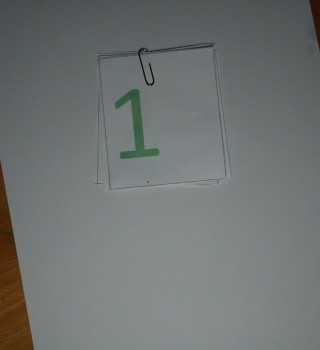
#> input picture images/temp.jpg, 320 x 350 px
$ python intermediate_images.py
#> lines starting #> are read from the running program, lines starting #| are printed output that depends on the picture; after the words box and inside, x2 and y2 are one past the last pixel; in counts of white or black regions, pixels touching at a corner belong together
import cv2
import numpy as np

track_window = None

def show_image(img: np.array, img_name: str = "Image"):
    cv2.imshow(img_name, img)
    cv2.waitKey(0)
    cv2.destroyAllWindows()

def color_segment(img):
    hsv_img = cv2.cvtColor(img, cv2.COLOR_BGR2HSV)
    show_image(hsv_img, "HSV Image")

    # Definir el rango de verde claro en HSV
    lower_green = np.array([40, 30, 20])   # Rango inferior para verde muy oscuro (S y V más bajos)
    upper_green = np.array([80, 255, 255])  # Rango superior para verde claro a verde más oscuro

    # Crear la máscara para el verde claro
    green_mask = cv2.inRange(hsv_img, lower_green, upper_green)
    show_image(green_mask, "Green Mask")

    # Aplicar la máscara para obtener solo el segmento verde
    green_segmented = cv2.bitwise_and(img, img, mask=green_mask)
    show_image(green_segmented, "Green Segmented (Before Dilation)")

    # Definir un kernel para la dilatación
    kernel = np.ones((8, 8), np.uint8)  # Kernel de 8x8
    dilated_mask = cv2.dilate(green_mask, kernel, iterations=1)
    show_image(dilated_mask, "Dilated Mask")

    # Aplicar la máscara dilatada
    green_segmented = cv2.bitwise_and(img, img, mask=dilated_mask)
    show_image(green_segmented, "Green Segmented (After Dilation)")

    return dilated_mask, green_segmented

def extract_number_from_image(green_mask: np.array, img: np.array) -> np.array:
    global track_window
    contours, _ = cv2.findContours(green_mask, cv2.RETR_EXTERNAL, cv2.CHAIN_APPROX_SIMPLE)

    if contours:
        largest_contour = max(contours, key=cv2.contourArea)
        x, y, w, h = cv2.boundingRect(largest_contour)
        track_window = (x, y, w, h)
        cropped_img = img[y:y+h, x:x+w]
        cropped_img_resized = cv2.resize(cropped_img, (264, 264), interpolation=cv2.INTER_LINEAR)
        show_image(cropped_img_resized, "Cropped and Resized Image")
        return cropped_img_resized
    else:
        show_image(img, "Original Image (No Contour Found)")
        return img

def detect_number(cropped_resized_img):
    digit_templates = [cv2.imread(f'../images/cropped_images/{i}.png', cv2.IMREAD_GRAYSCALE) for i in range(10)]
    cropped_resized_img_gray = cv2.cvtColor(cropped_resized_img, cv2.COLOR_BGR2GRAY)
    show_image(cropped_resized_img_gray, "Cropped Image in Grayscale")
    best_match = None
    best_match_score = -1
    for i, template in enumerate(digit_templates):
        res = cv2.matchTemplate(cropped_resized_img_gray, template, cv2.TM_CCOEFF_NORMED)
        min_val, max_val, min_loc, max_loc = cv2.minMaxLoc(res)
        if max_val > best_match_score:
            best_match_score = max_val
            best_match = i
    return best_match

def make_detection():
    img = cv2.imread(f'../images/temp.jpg')
#> img is the input picture: shape (350, 320, 3); mean B, G, R 115.4, 116.1, 111.1
    img = cv2.resize(img, (264, 264), interpolation=cv2.INTER_LINEAR)
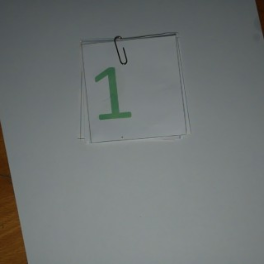
#> img: shape (264, 264, 3); mean B, G, R 115.3, 116, 111.1
    show_image(img, "Original Image")

    green_mask, green_segmented = color_segment(img)
#> in color_segment, `hsv_img = cv2.cvtColor(img, cv2.COLOR_BGR2HSV)`: hsv_img: shape (264, 264, 3); mean H, S, V 88.8, 21.3, 117.7
#> in color_segment, `green_mask = cv2.inRange(hsv_img, lower_green, upper_green)`:
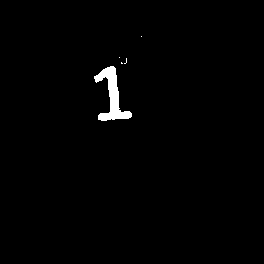
#> green_mask: shape (264, 264); 1.1% white; 5 white regions (4 under 20 px), largest, box (x1, y1, x2, y2) and area: (94, 66, 132, 121) 779
#> in color_segment, `dilated_mask = cv2.dilate(green_mask, kernel, iterations=1)`:
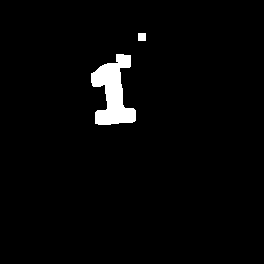
#> dilated_mask: shape (264, 264); 2.6% white; 2 white regions
#> in color_segment, `green_segmented = cv2.bitwise_and(img, img, mask=dilated_mask)`:
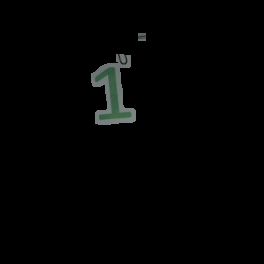
#> green_segmented: shape (264, 264, 3); mean B, G, R 2.7, 2.9, 2.5
    resized_image = extract_number_from_image(green_mask, img)
#> in extract_number_from_image, `contours, _ = cv2.findContours(green_mask, cv2.RETR_EXTERNAL, cv2.CHAI..`: contours = 2 contours; box (x1, y1, x2, y2) and area: (91, 54, 136, 125) 1658, (138, 33, 146, 41) 49
#> in extract_number_from_image, `largest_contour = max(contours, key=cv2.contourArea)`: largest_contour = contour of 64 points, box (x1, y1, x2, y2) (91, 54, 136, 125), area 1658
#> in extract_number_from_image, `x, y, w, h = cv2.boundingRect(largest_contour)`: x = 91; y = 54; w = 45; h = 71
#> in extract_number_from_image, `track_window = (x, y, w, h)`: track_window = (91, 54, 45, 71)
#> in extract_number_from_image, `cropped_img = img[y:y+h, x:x+w]`:
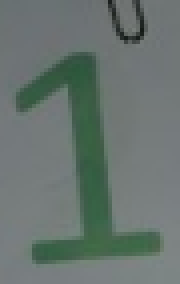
#> cropped_img: shape (71, 45, 3) (shown 4 times larger); mean B, G, R 111.3, 116, 104
#> in extract_number_from_image, `cropped_img_resized = cv2.resize(cropped_img, (264, 264), interpolatio..`:
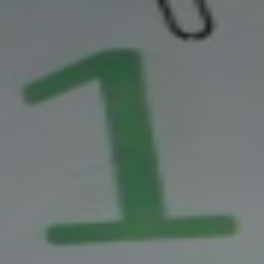
#> cropped_img_resized: shape (264, 264, 3); mean B, G, R 111.2, 115.9, 103.9
    cv2.imwrite('../images/cropped.jpg', resized_image)
    detected = detect_number(resized_image)

    print(f"Detected Number: {detected}")
    return detected
make_detection()
